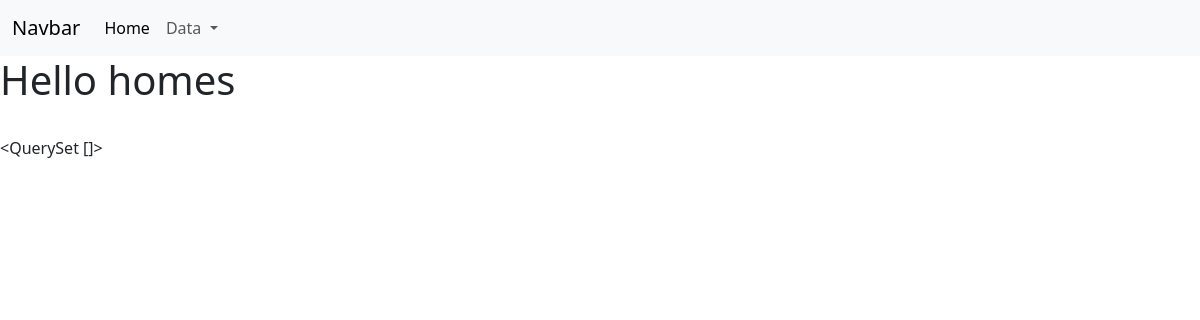
The app's page /housingprices, older data.
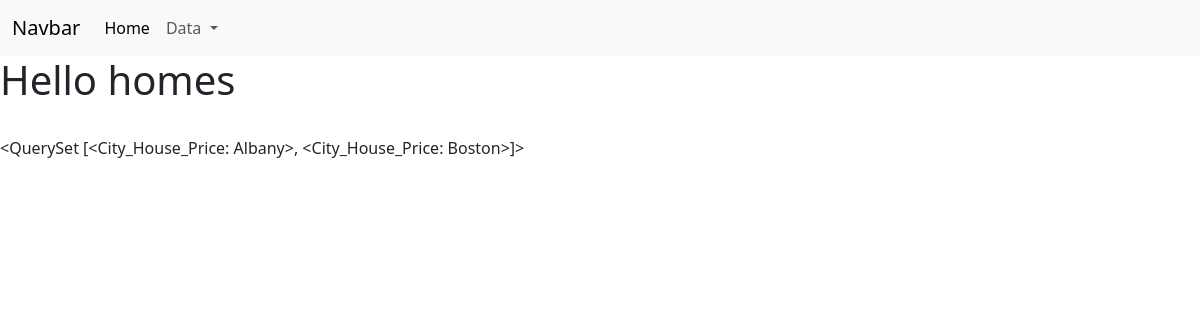
The same page, newer data.
### avocado_data/models.py (models this page shows)
class City_House_Price(models.Model):
	city= models.CharField(max_length=60)
	state = models.CharField(max_length=60)
	average_price = models.FloatField()
	def __str__(self):
		return self.city

### avocado_data/views.py (the view)
# urls.py: path('housingprices', views.home_data, name="housing_prices"),
def home_data(request):
	price_list = City_House_Price.objects.all()
	return render(request, 'avocado_data/house_price_data.html', {"price_list" : price_list})

### avocado_data/templates/avocado_data/house_price_data.html (shortened to what this page needs)
{% extends 'avocado_data/base.html' %}
{% block content %}
<h1>Hello homes</h1>
<br/>
{{ price_list }}
<br/>
{% endblock %}

### avocado_data/templates/avocado_data/base.html (shortened to what this page needs)
<!doctype html>
<html lang="en">
  <head>
    <link href="https://cdn.jsdelivr.net/npm/bootstrap@5.3.0/dist/css/bootstrap.min.css" rel="stylesheet">
  </head>
  <body>
  	{% include 'avocado_data/navbar.html' %}
  	{% block content %}
	{% endblock %}
  </body>
</html>

### avocado_data/templates/avocado_data/navbar.html (shortened to what this page needs)
<nav class="navbar navbar-expand-lg bg-body-tertiary">
  <div class="container-fluid">
    <a class="navbar-brand" href="{% url 'home' %}">Navbar</a>
    <div class="collapse navbar-collapse" id="navbarSupportedContent">
      <ul class="navbar-nav me-auto mb-2 mb-lg-0">
        <li class="nav-item">
          <a class="nav-link active" aria-current="page" href="{% url 'home' %}">Home</a>
        </li>
        <li class="nav-item dropdown">
          <a class="nav-link dropdown-toggle" href="#" role="button" data-bs-toggle="dropdown" aria-expanded="false">
            Data
          </a>
        </li>
      </ul>
    </div>
  </div>
</nav>

Row changes from the older to the newer data that the page shows:
added City_House_Price: city.city "<QuerySet [<City_House_Price: Albany>, <City_House_Price: Boston>]>"
Text that changed along with them:
{{ price_list }}: "<QuerySet []>" → (not shown)
